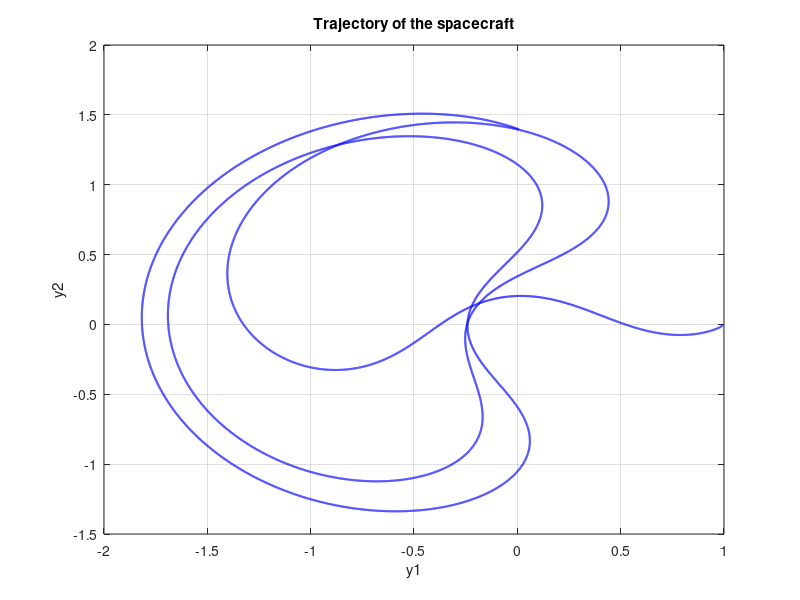

The MATLAB script that drew this image:
k = 17.0652165601579625588917206249 / 29000;  
mu = 0.012277471;      
mu_bar = 1 - mu;

u11 = 0.994; 
u12 = 0.0;
u21 = 0.0; 
u22 = -2.00158510637908252240537862224;
U_n = [u11; u12; u21; u22];

num_iter = 29000;

u11_values = zeros(num_iter, 1);
u12_values = zeros(num_iter, 1);

for i = 1:num_iter

    u11_values(i) = U_n(1);
    u12_values(i) = U_n(2);

 
    D1 = ((U_n(1) + mu)^2 + (U_n(2))^2)^(3/2);
    D2 = ((U_n(1) - mu_bar)^2 + (U_n(2))^2)^(3/2);


    A = [1,  0,  k,  0;
         0,  1,  0,  k;
         k*(1 - mu_bar/D1 - mu/D2),  0,  1,  2*k;
         0,  k*(1 - mu_bar/D1 - mu/D2),  -2*k,  1];

    B = [0; 0; k*mu*mu_bar*(-1/D1 + 1/D2); 0];


    U_next = A * U_n + B;

    U_n = U_next;

end


figure;
plot(u11_values, u12_values,'b', 'LineWidth', 1.5);
xlabel('y1');
ylabel('y2');
title('Trajectory of the spacecraft');
grid on;
saveas(gcf, 'C:\\Users\\Pavel\\Documents\\MATLAB\\hw3\\pic\\spacecraft1.png');
